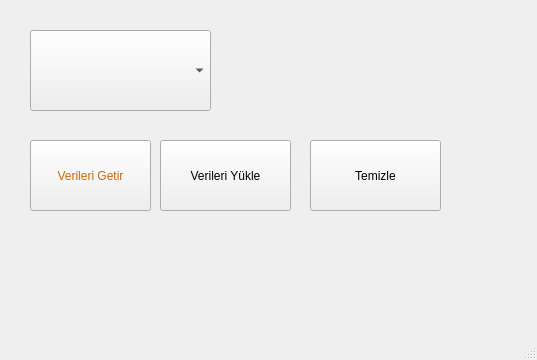
<?xml version="1.0" encoding="UTF-8"?>
<ui version="4.0">
 <class>MainWindow</class>
 <widget class="QMainWindow" name="MainWindow">
  <property name="geometry">
   <rect>
    <x>0</x>
    <y>0</y>
    <width>537</width>
    <height>360</height>
   </rect>
  </property>
  <property name="windowTitle">
   <string>MainWindow</string>
  </property>
  <property name="styleSheet">
   <string notr="true">#btn_getir{

color : rgb(200, 105, 10);

}</string>
  </property>
  <widget class="QWidget" name="centralwidget">
   <widget class="QComboBox" name="cbx_sehirler">
    <property name="geometry">
     <rect>
      <x>30</x>
      <y>30</y>
      <width>181</width>
      <height>81</height>
     </rect>
    </property>
   </widget>
   <widget class="QLabel" name="lbl_sonuc">
    <property name="geometry">
     <rect>
      <x>240</x>
      <y>40</y>
      <width>161</width>
      <height>71</height>
     </rect>
    </property>
    <property name="text">
     <string/>
    </property>
   </widget>
   <widget class="QPushButton" name="btn_getir">
    <property name="geometry">
     <rect>
      <x>30</x>
      <y>140</y>
      <width>121</width>
      <height>71</height>
     </rect>
    </property>
    <property name="text">
     <string>Verileri Getir</string>
    </property>
   </widget>
   <widget class="QPushButton" name="btn_yukleme">
    <property name="geometry">
     <rect>
      <x>160</x>
      <y>140</y>
      <width>131</width>
      <height>71</height>
     </rect>
    </property>
    <property name="text">
     <string>Verileri Yükle</string>
    </property>
   </widget>
   <widget class="QPushButton" name="btn_temizle">
    <property name="geometry">
     <rect>
      <x>310</x>
      <y>140</y>
      <width>131</width>
      <height>71</height>
     </rect>
    </property>
    <property name="text">
     <string>Temizle</string>
    </property>
   </widget>
  </widget>
  <widget class="QMenuBar" name="menubar">
   <property name="geometry">
    <rect>
     <x>0</x>
     <y>0</y>
     <width>537</width>
     <height>26</height>
    </rect>
   </property>
  </widget>
  <widget class="QStatusBar" name="statusbar"/>
 </widget>
 <resources/>
 <connections/>
</ui>
